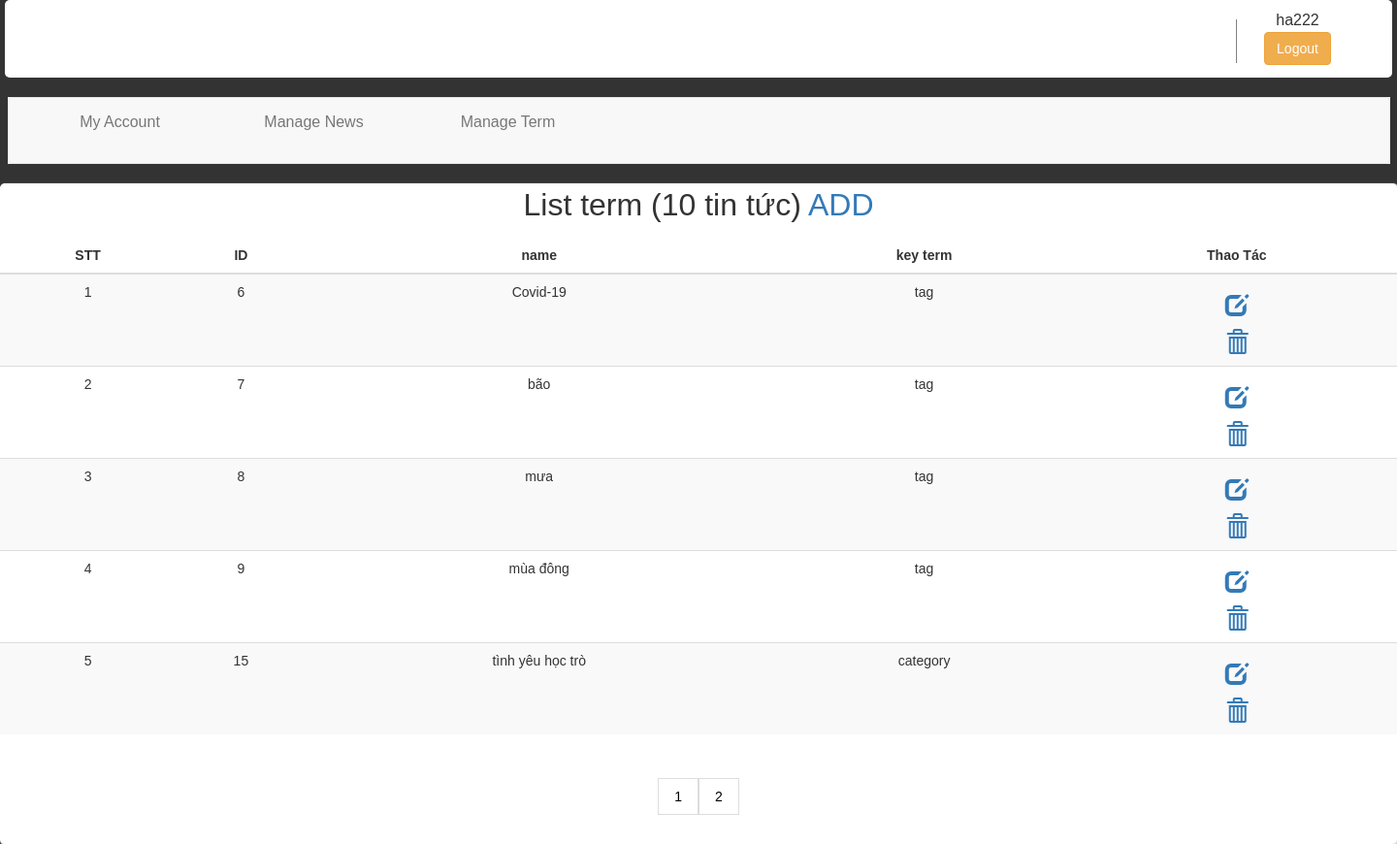
Page /index.php?action=manage-term&page=2 (signed in) on the committed database.
### tables this page shows
CREATE TABLE `term` (
  `id_term` int(50) NOT NULL,
  `name` varchar(50) NOT NULL,
  `key_term` varchar(50) NOT NULL
);

### index.php (called while the page is built, shortened)
<?php
require_once './mvc/controller/HomeController.php';
$Controller = new Controller();
$Controller->Controller();
?>

### mvc/models/DB.php (called while the page is built, shortened)
<?php
class DB{
    public $conn;
	public function connect()
	{
		$this->conn=new mysqli(host,user,pass,db) or die("Lỗi");
		mysqli_set_charset($this->conn,'utf8');
	}
	public function execute($sql){
		$this->result = $this->conn->query($sql);
		return $this->result;
	}
    public function Select($sql)
	{
		$result=$this->conn->query($sql);
		if (!empty($result->num_rows)==0) {
			$data=0;
		}else{
			while ($row=$result->fetch_assoc()) {
				$data[]=$row;
			}
		}
		return $data;
	}
}
?>

### mvc/models/models.php (called while the page is built, shortened)
<?php
    require_once './mvc/models/DB.php';
    class model extends DB {
        protected $con;
        public function __construct() {
            $this->con = new DB();
        }
            public function getAlltermpage($limit,$page){
                $sql = "select *, (select count(id_term) from term ) as total from term LIMIT ".(($page - 1) * $limit).", ".'5'."";
                $this->result=$this->con->execute($sql);
                if ($this->result->num_rows==0) {
                      $data=0;
                   }else{
                     while ($row=$this->result->fetch_assoc()) {
                        $data[]=$row;
                                 }
                             }
                  return $data;
            }
            public function getAllterm(){
                $sql = "SELECT * FROM `term`";
                $result=$this->con->Select($sql);
                return $result;
            }
     }
?>

### mvc/views/term/manage-term.php (the view, shortened to what this page needs)
<?php include ('./mvc/views/includes/hearder.php') ?>
	        <div class="nd">
	        	<p>List term (<?php echo count($data_term);  ?> tin tức)<a href="index.php?action=add-term"> ADD </a></p>
	        	<table class="table table-striped">
	        		<thead>
	        		<tr>
	        			<th>STT</th>
	        			<th>ID</th>
	        			<th>name</th>
	        			<th>key term</th>
	        			<th>Thao Tác</th>
	        		</tr>
	        		</thead>
	        		<tbody>
	        			<?php
	        				$i=1;
	        				foreach ($result as $value) {
	        			  ?>
	        			 	<tr>
	        			 		<td><?php echo $i++; ?></td>
	        			 		<td><?php echo $value['id_term']; ?></td>
	        			 		<td><?php echo $value['name']; ?></td>
	        			 		<td><?php echo $value['key_term']; ?></td>
	        			 		<td>
	        			 		 <form class="quanly">
									<li><a href="index.php?action=edit-term&id_term=<?php echo $value['id_term'];?> "><i class="glyphicon glyphicon-edit"></i></a></li>
									<li><a href="index.php?action=delete-term&id_term=<?php echo $value['id_term'];?>" onclick="return confirm('Do want to delete this term?');"><i class="glyphicon glyphicon-trash"></i></a></li>
								</form>
						       </td>
	        			 	</tr>
	        			  <?php
	        			  	}
	        			   ?>
	        		</tbody>
	        	</table>
				  <?php
                  if($result != NULL)
                  {
                    ?>
                <div class="container1">
                  <div class="pagination" id="comment">
                    <?php
                    for ($i=1; $i <= $page ; $i++) {
                      echo '<a href="index.php?action=manage-term&page='.$i.'#comment">'.$i.'</a>';
                    }
                     ?>
                </div>
              </div>
                    <?php
                  }
                 ?>
                </div>
              </div>
</body>
</html>

### public/css/themsua.css (style rules this page uses)
body { background-image: url(img/images.jpg); background-size: cover; }

### public/css/quanly.css (style rules this page uses)
* { margin: 0; padding: 0; }
body { font-size: 16px; background: #333; font-family: 'Poppins', sans-serif; }
a { text-decoration: none; list-style: none; }
li { text-decoration: none; list-style: none; }
.nd { font-size: 14px; margin-top: 22px; margin: 0 auto; background: white; box-shadow: 1px 1px 1px 1px #ddd; display: block; z-index: 2; max-width: 100%; border-radius: 5px; }
.quanly li { text-align: center; list-style: none; }
.quanly li a { text-decoration: none; }
p { margin-top:15px; text-align: center; font-size: 32px; }
tbody { text-align: center; }
.glyphicon { padding-top: 10px; font-size: 24px; }
th { text-align: center; width: auto; }
.container1 { width: 500px; margin: auto; text-align: center; }
.pagination { margin: 25px auto; }
.pagination a { display: block; color: black; float: left; padding: 8px 16px; text-decoration: none; border: 1px solid #ddd; transition: background-color .3s; }

### rows in the picture
term: id_term "6", name "Covid-19", key_term "tag"
term: id_term "7", name "bão", key_term "tag"
term: id_term "8", name "mưa", key_term "tag"
term: id_term "9", name "mùa đông", key_term "tag"
term: id_term "15", name "tình yêu học trò", key_term "category"

### other values in the picture
$_SESSION['name'] "ha222"
count($data_term) "10"
